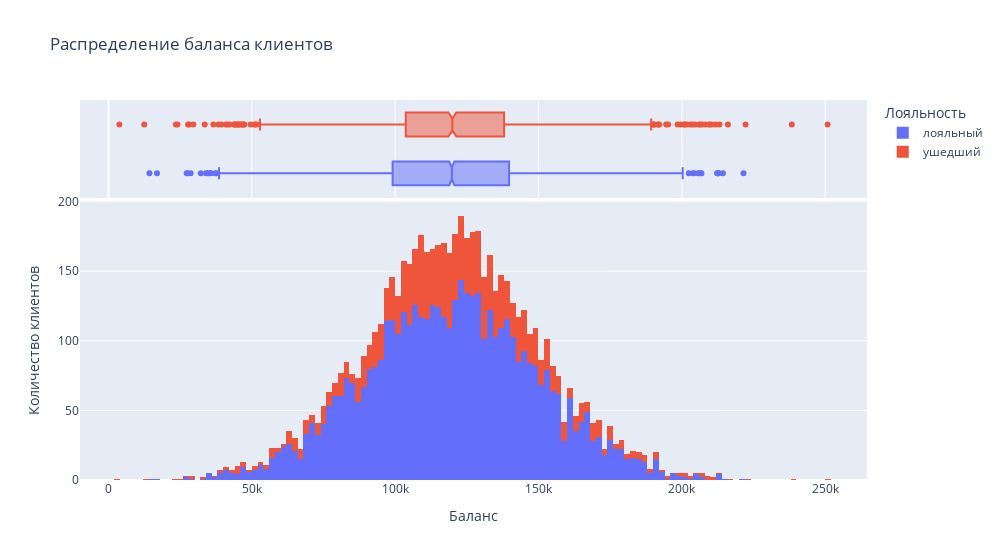

Here is the notebook cell this chart was saved with:
### Markdown cell above
### 9.3. Посмотрите на распределение баланса клиента в разрезе признака оттока. Как различаются суммы на накопительном счёте ушедших и лояльных клиентов? Подумайте и напишите, с чем это может быть связано, что может не устраивать ушедших клиентов в банке.

### Code cell
fig_data=churn_data[churn_data['Balance']>2500]

fig = px.histogram(
    data_frame=fig_data,
    x='Balance',
    title='Распределение баланса клиентов',
    marginal='box', # Построим рядом коробчатую диаграмму
    labels={'Balance': 'Баланс', 'color':'Лояльность', 'count':'Количество'},
    width=1000,
    color=fig_data['Exited'].map({0:'лояльный', 1:'ушедший'})
)
fig.update_layout(xaxis_title="Баланс",
                  yaxis_title="Количество клиентов",
                  )
fig.show()

### Figure 1 — Plotly figure (JSON) as saved in the notebook; plotly's stock layout.template omitted (floating-point values rounded to 4 significant figures; data arrays with more than 128 entries replaced by an {"elided": "..."} marker saying what was removed)
{"data": [{"alignmentgroup": "True", "bingroup": "x", "hovertemplate": "Лояльность=лояльный<br>Баланс=%{x}<br>count=%{y}<extra></extra>", "legendgroup": "лояльный", "marker": {"color": "#636efa", "pattern": {"shape": ""}}, "name": "лояльный", "offsetgroup": "лояльный", "orientation": "v", "showlegend": true, "type": "histogram", "x": {"elided": "4846 float values"}, "xaxis": "x", "yaxis": "y"}, {"alignmentgroup": "True", "hovertemplate": "Лояльность=лояльный<br>Баланс=%{x}<extra></extra>", "legendgroup": "лояльный", "marker": {"color": "#636efa"}, "name": "лояльный", "notched": true, "offsetgroup": "лояльный", "showlegend": false, "type": "box", "x": {"elided": "4846 float values"}, "xaxis": "x2", "yaxis": "y2"}, {"alignmentgroup": "True", "bingroup": "x", "hovertemplate": "Лояльность=ушедший<br>Баланс=%{x}<br>count=%{y}<extra></extra>", "legendgroup": "ушедший", "marker": {"color": "#EF553B", "pattern": {"shape": ""}}, "name": "ушедший", "offsetgroup": "ушедший", "orientation": "v", "showlegend": true, "type": "histogram", "x": {"elided": "1537 float values"}, "xaxis": "x", "yaxis": "y"}, {"alignmentgroup": "True", "hovertemplate": "Лояльность=ушедший<br>Баланс=%{x}<extra></extra>", "legendgroup": "ушедший", "marker": {"color": "#EF553B"}, "name": "ушедший", "notched": true, "offsetgroup": "ушедший", "showlegend": false, "type": "box", "x": {"elided": "1537 float values"}, "xaxis": "x2", "yaxis": "y2"}], "layout": {"barmode": "relative", "legend": {"title": {"text": "Лояльность"}, "tracegroupgap": 0}, "title": {"text": "Распределение баланса клиентов"}, "width": 1000, "xaxis": {"anchor": "y", "domain": [0, 1], "title": {"text": "Баланс"}}, "xaxis2": {"anchor": "y2", "domain": [0, 1], "matches": "x", "showgrid": true, "showticklabels": false}, "yaxis": {"anchor": "x", "domain": [0, 0.7326], "title": {"text": "Количество клиентов"}}, "yaxis2": {"anchor": "x2", "domain": [0.7426, 1], "matches": "y2", "showgrid": false, "showline": false, "showticklabels": false, "ticks": ""}}}
